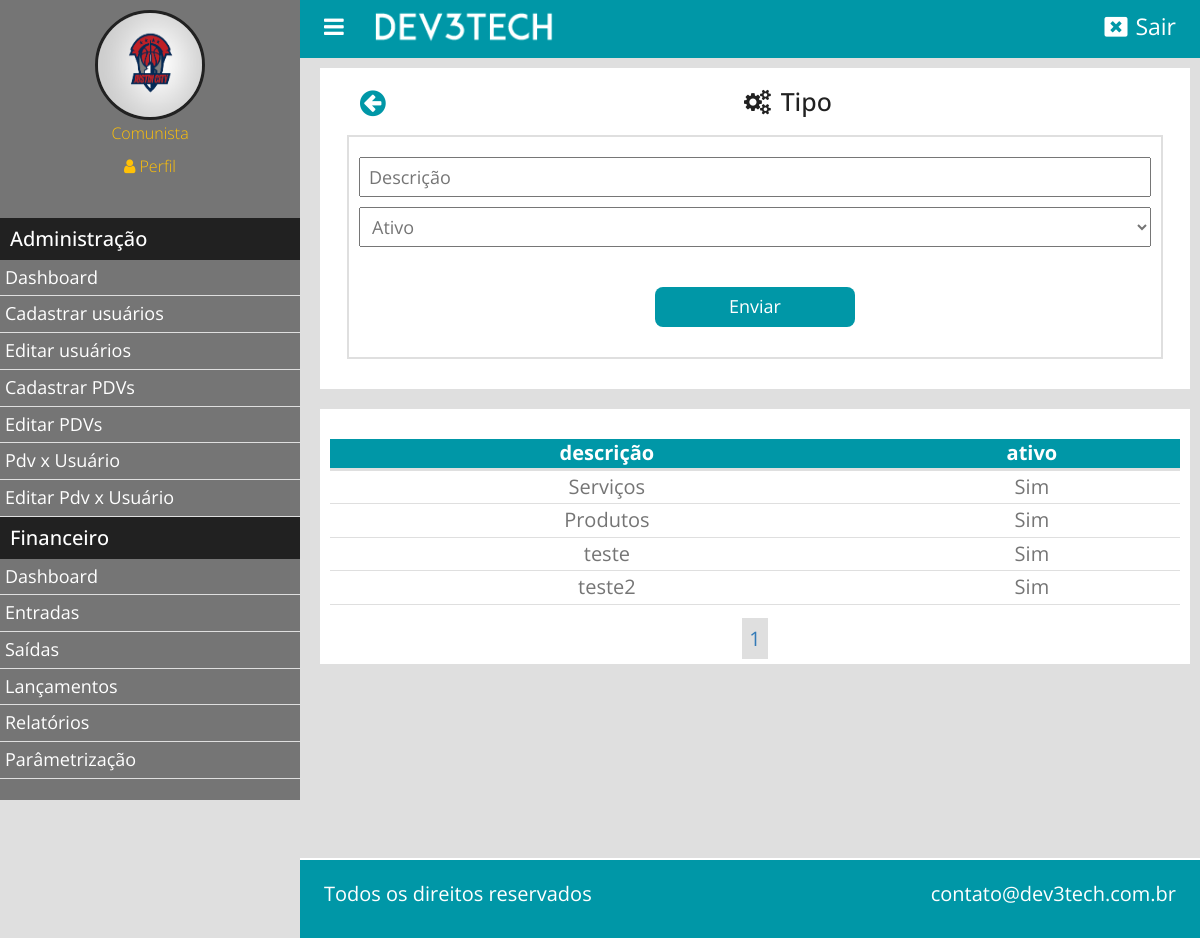
Page /cad_tipo (signed in) on the committed database.
### classes/mysql.php (called while the page is built)
<?php
	class MySql{
		private static $pdo;
		public static function conectarDb(){
			if (self::$pdo == null) {
				try{
					self::$pdo = new PDO('mysql:host='.HOST.';dbname='.DB,USER,PASS, array(PDO::MYSQL_ATTR_INIT_COMMAND => "SET NAMES utf8"));
					self::$pdo->setAttribute(PDO::ATTR_ERRMODE, PDO::ERRMODE_EXCEPTION);
				}catch(Exception $e){
					echo '<script>alert("erro ao conectar ao Banco de dados!")</script>';
				}
			}
			return self::$pdo;
		}
	}
 ?>

### classes/Financeiro.php (called while the page is built, shortened)
<?php
	class Financeiro
	{
			public static function selectParametro($start = null, $end = null){
			$pdv = $_SESSION['pdv'];
			if ($start == null && $end == null)
				$sql = MySql::conectarDb()->prepare("SELECT * FROM `tb_fin.parametro` WHERE pdv = ? ");
			else
				$sql = MySql::conectarDb()->prepare("SELECT * FROM `tb_fin.parametro` WHERE  pdv = ? LIMIT $start,$end");
			$sql->execute(array($pdv));
			return $sql->fetchAll();
		}
		}
?>

### classes/usuario.php (called while the page is built, shortened)
<?php
class Usuario{
		public static function selectAll($tabela,$start = null, $end = null){
			if ($start == null && $end == null)
				$sql = MySql::conectarDb()->prepare("SELECT * FROM `$tabela` ");
			else
				$sql = MySql::conectarDb()->prepare("SELECT * FROM `$tabela` LIMIT $start,$end");
			$sql->execute();
			return $sql->fetchAll();
		}
}
?>

### pages/cad_tipo.php (the view, shortened to what this page needs)
<?php
$paginaAtual = isset($_GET['pagina']) ? (int)$_GET['pagina'] : 1;
	$porPagina = 10;
$parametro = Financeiro::selectParametro(($paginaAtual -1) * $porPagina,$porPagina);
 ?>
<div class="box-content">
	<h2><a href="parametrizacao"><i class="fa fa-arrow-circle-left left"></i></a><i class="fa fa-gears"></i>Tipo</h2>
	<section class="cadastrar">
				<div class="wraper-form">
					<form method="post">
						<input type="text" name="descricao" required placeholder="Descrição"  />
						<select name="ativo"  required>
							<option value="1">Ativo</option>
						</select>
							<div class="wraper-form">
								<input type="submit" name="enviar" value="Enviar" />
							</div>
					</form>
				</div>
		</section>
</div>
<div class="box-content">
		<div class="wraper-table">
				<table>
					<tr>
						<th>descrição</th>
						<th>ativo</th>
					</tr>
					<?php
						foreach ($parametro as $key => $value) {
							$descricao = $value['descricao'];
							$ativo = $value['ativo'];
							if ($ativo == 1) {
								$ativo = 'Sim';
							}elseif ($ativo == 0) {
								$ativo = 'Não';
							}
							echo "<tr>";
								echo '<td>'.$descricao.'</td>';
								echo '<td>'.$ativo.'</td>';
							echo "</tr>";
						}
					  ?>
				</table>
		</div>
		<div class="paginacao">
			<?php
				$totalPagina = ceil(count(Usuario::selectAll('tb_fin.parametro')) / $porPagina);
				for ($i=1; $i <= $totalPagina; $i++) {
					if ($i == $paginaAtual)
						echo '<a href="'.INCLUDE_PATH.'parametrizacao?pagina='.$i.'" class="pagina-active" >'.$i.'</a>';
					else
					echo '<a href="'.INCLUDE_PATH.'parametrizacao?pagina='.$i.'" >'.$i.'</a>';
				}
			?>
		</div>
</div>

### index.php (shortened to what this page needs)
<?php
		if(Painel::logado() == false){
			include("login.php");
		}else{
			include("home.php");
		}
?>

### home.php (shortened to what this page needs)
<!DOCTYPE html>
<html>
<head>
	<html lang="pt-br">
	<link rel="stylesheet" type="text/css" href="<?php echo INCLUDE_PATH;?>css/bootstrap.css">
	<link rel="stylesheet" type="text/css" href="<?php echo INCLUDE_PATH;?>css/font-awesome.css">
	<link rel="stylesheet" type="text/css" href="<?php echo INCLUDE_PATH;?>css/style.css">
</head>
<body>
<?php include("header.php")  ?>
	<div class="conteudo">
	<?php
			Painel::loadPager();
	?>
	</div>
<?php include("footer.php")  ?>
</body>
</html>

### header.php (shortened to what this page needs)
	<div class="menu-aside">
		<div class="menu-aside-wrapper">
			<div class="box-usuario">
				<?php
					if ($_SESSION['img'] == '') {?>
				<div class="avatar-usuario">
					<i class="fa fa-user"></i>
				</div>
				<?php }else{ ?>
				<div class="imagem-usuario">
					<img src="<?php echo INCLUDE_PATH;?>uploads/<?php echo $_SESSION['img'];?>">
				</div>
					<?php } ?>
				<div class="nome-usuario">
					<p><?php echo $_SESSION['nome'];?></p>
					<P><a href="<?php echo INCLUDE_PATH;?>edit_perfil"><i class="fa fa-user" style="margin-right: 4px;" ></i>Perfil</a></P>
				</div>
			</div>
			<div class="item-menu">
				<h2 <?php echo Painel::verificarPermissaoMenu(2); ?> >Administração</h2>
				<a <?php echo Painel::selecionadoMenu('dashboard_admin'); ?><?php echo Painel::verificarPermissaoMenu(2); ?> href="<?php echo INCLUDE_PATH;?>dashboard_admin">Dashboard</a>
				<a <?php echo Painel::selecionadoMenu('cad_usuarios'); ?><?php echo Painel::verificarPermissaoMenu(2); ?> href="<?php echo INCLUDE_PATH;?>cad_usuarios">Cadastrar usuários</a>
				<a <?php echo Painel::selecionadoMenu('editar_usuarios'); ?><?php echo Painel::verificarPermissaoMenu(2); ?> href="<?php echo INCLUDE_PATH;?>editar_usuarios">Editar usuários</a>
				<a <?php echo Painel::selecionadoMenu('cad_pdv'); ?><?php echo Painel::verificarPermissaoMenu(2); ?> href="<?php echo INCLUDE_PATH;?>cad_pdv">Cadastrar PDVs</a>
				<a <?php echo Painel::selecionadoMenu('editar_pdv'); ?><?php echo Painel::verificarPermissaoMenu(2); ?> href="<?php echo INCLUDE_PATH;?>editar_pdv">Editar PDVs</a>
				<a <?php echo Painel::selecionadoMenu('pdv_usuario'); ?><?php echo Painel::verificarPermissaoMenu(2); ?> href="<?php echo INCLUDE_PATH;?>pdv_usuario">Pdv x Usuário</a>
				<a <?php echo Painel::selecionadoMenu('editar_pdv_usuario'); ?><?php echo Painel::verificarPermissaoMenu(2); ?> href="<?php echo INCLUDE_PATH;?>editar_pdv_usuario">Editar Pdv x Usuário</a>
				<h2<?php echo Painel::verificarPermissaoMenu(1); ?> >Financeiro</h2>
				<a <?php echo Painel::selecionadoMenu('fin_dashboard'); ?><?php echo Painel::verificarPermissaoMenu(1); ?> href="fin_dashboard">Dashboard</a>
				<a <?php echo Painel::selecionadoMenu('fin_entrada'); ?><?php echo Painel::verificarPermissaoMenu(1); ?> href="fin_entrada">Entradas</a>
				<a <?php echo Painel::selecionadoMenu('fin_saida'); ?><?php echo Painel::verificarPermissaoMenu(1); ?> href="fin_saida">Saídas</a>
				<a <?php echo Painel::selecionadoMenu('lancamentos'); ?><?php echo Painel::verificarPermissaoMenu(1); ?> href="lancamentos">Lançamentos</a>
				<a <?php echo Painel::selecionadoMenu('relatorios'); ?><?php echo Painel::verificarPermissaoMenu(1); ?> href="relatorios">Relatórios</a>
				<a <?php echo Painel::selecionadoMenu('parametrizacao'); ?><?php echo Painel::verificarPermissaoMenu(1); ?> href="parametrizacao">Parâmetrização</a>
			</div>
		</div>
	</div>
<header>
		<nav class="menu">
				<div class="menu-btn">
					<i class="fa fa-bars"></i>
				</div>
				<a href="home"><img src="<?php echo INCLUDE_PATH;?>images/logo2.png"></a>
				<div class="loggout">
						<a href="<?php echo INCLUDE_PATH;?>?loggout"> <i class="fa fa-window-close"></i><span>Sair</span></a>
				</div>
		</nav>
</header>

### classes/Painel.php (shortened to what this page needs)
<?php
	class Painel
	{
		public static function logado(){
			return isset($_SESSION['login']) ? true : false;
		}
		public static function loadPager(){
			$url = isset($_GET['url']) ? $_GET['url'] : 'home';
			if(file_exists('pages/'.$url.'.php')){
				include('pages/'.$url.'.php');
			}else{
				include('404.php');
			}
		}
		public static function selecionadoMenu($par){
		$url = explode('/', @$_GET['url'])[0];
		if ($url == $par)
			echo 'class = "menu-active" ';
		}
		public static function verificarPermissaoMenu($permissao){
			if($_SESSION['permissao'] >= $permissao) {
				return;
			}else{
				echo 'style="display: none"';
			}
		}
	}
?>

### footer.php (shortened to what this page needs)
<footer>
		<div class="left"><p>Todos os direitos reservados</p></div>
		<div class="right"><p>contato@dev3tech.com.br</p></div>
</footer>

### css/style.css (style rules this page uses)
body, html { height: 100%; width: 100%; margin: 0; padding: 0; border-box: box-sizing; background-color: #dfdfdf; font-family: "Open Sans", sans-serif; }
.left { float: left; }
.right { float: right; }
.menu-aside { overflow-y: auto; overflow-x: hidden; height: 100vh; background-color: #757575; position: fixed; left: 0; top: 0; z-index: 2; }
.menu-aside .menu-aside-wrapper { width: 300px; }
.menu-aside .box-usuario { width: 100%; display: inline-block; text-align: center; font-size: 20px; color: #FFFFFF; padding: 10px; }
.menu-aside .box-usuario .imagem-usuario img { width: 110px; height: 110px; border-radius: 50%; display: inline-block; border: 3px solid #212121; }
.menu-aside .box-usuario .nome-usuario { text-align: center; font-size: 16px; color: #FFC107; font-weight: 300; }
.menu-aside .box-usuario .nome-usuario p { margin-top: 2px; }
.menu-aside .box-usuario .nome-usuario p a { font-size: 16px; color: #FFC107; }
.menu-aside .item-menu { width: 100%; margin-top: 20px; }
.menu-aside .item-menu h2 { font-size: 20px; color: #FFFFFF; background-color: #212121; padding: 10px; margin: 0; }
.menu-aside .item-menu a { font-size: 18px; color: #FFFFFF; display: block; padding: 5px; border-bottom: 1px solid #dfdfdf; }
header { width: calc(100% - 300px); left: 300px; position: relative; padding: 10px 2%; background-color: #0097A7; }
header img { width: 180px; margin-left: 30px; float: left; }
header .loggout { float: right; }
header .loggout a { font-size: 23px; color: #FFFFFF; }
header .loggout a span { margin-left: 8px; }
header .menu-btn { float: left; font-size: 23px; color: white; }
header .menu-btn i { cursor: pointer; }
.conteudo { width: calc(100% - 300px); min-height: 100vh; position: relative; left: 300px; padding: 10px 10px 10px 20px; }
footer { width: calc(100% - 300px); position: relative; left: 300px; bottom: 0; height: auto; background-color: #0097A7; border-top: 2px solid white; padding: 20px 2%; text-align: center; }
footer p { font-size: 20px; color: #FFFFFF; }
.box-content { background-color: white; padding: 10px; margin-bottom: 20px; text-align: center; }
.box-content h2 { font-size: 25px; color: #212121; margin: 10px 0; }
.box-content i { margin-right: 10px; }
.box-content .wraper-form { margin: 20px 2%; }
.box-content .wraper-form form { text-align: center; padding: 10px; border: 2px solid #dfdfdf; }
.box-content .wraper-form input[type="text"], .box-content .wraper-form input[type="list"], .box-content .wraper-form input[type="password"], .box-content .wraper-form select, .box-content .wraper-form input[type="file"], .box-content .wraper-form input[type="date"], .box-content .wraper-form #input, .box-content .wraper-form input[type="number"] { width: 100%; height: 40px; max-width: 800px; border-bottom: 1 solid #dfdfdf; outline: none; padding-left: 8px; font-size: 18px; color: #757575; max-width: 800px; margin-top: 10px; display: inline-block; }
.box-content .wraper-form input[type="submit"] { width: 200px; height: 40px; background-color: #0097A7; border: 0; border-radius: 8px; margin-top: 20px; font-size: 18px; color: #FFFFFF; }
section.cadastrar { width: 100%; }
.wraper-table { overflow-x: auto; }
table { width: 100%; margin: 20px auto; max-width: 1280px; }
table th { font-weight: bold; font-size: 20px; color: #FFFFFF; border-bottom: 3px solid #dfdfdf; background-color: #0097A7; text-align: center; }
table td { font-size: 20px; color: #757575; padding: 2px; border-bottom: 1px solid #dfdfdf; }
.paginacao a { padding: 5px; border: 2px solid #dfdfdf; margin: 0 5px; font-size: 20px; }
.pagina-active { background-color: #dfdfdf; }
.fa-arrow-circle-left { padding-left: 30px; font-size: 30px; color: #0097A7; }

### rows in the picture
tb_fin.parametro: descricao "Serviços", ativo "Sim"
tb_fin.parametro: descricao "Produtos", ativo "Sim"
tb_fin.parametro: descricao "teste", ativo "Sim"
tb_fin.parametro: descricao "teste2", ativo "Sim"

### other values in the picture
$_SESSION['nome'] "Comunista"
